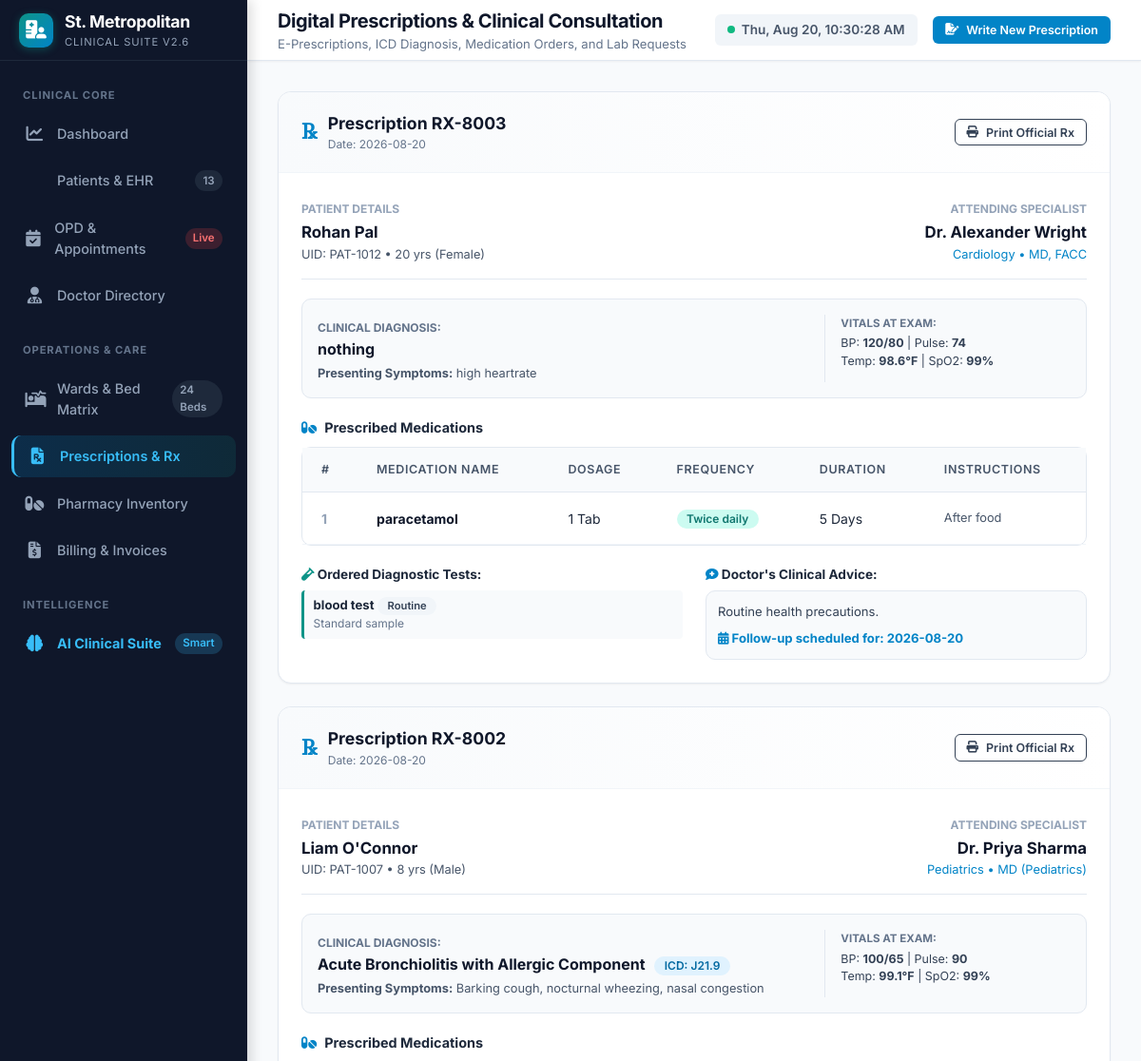
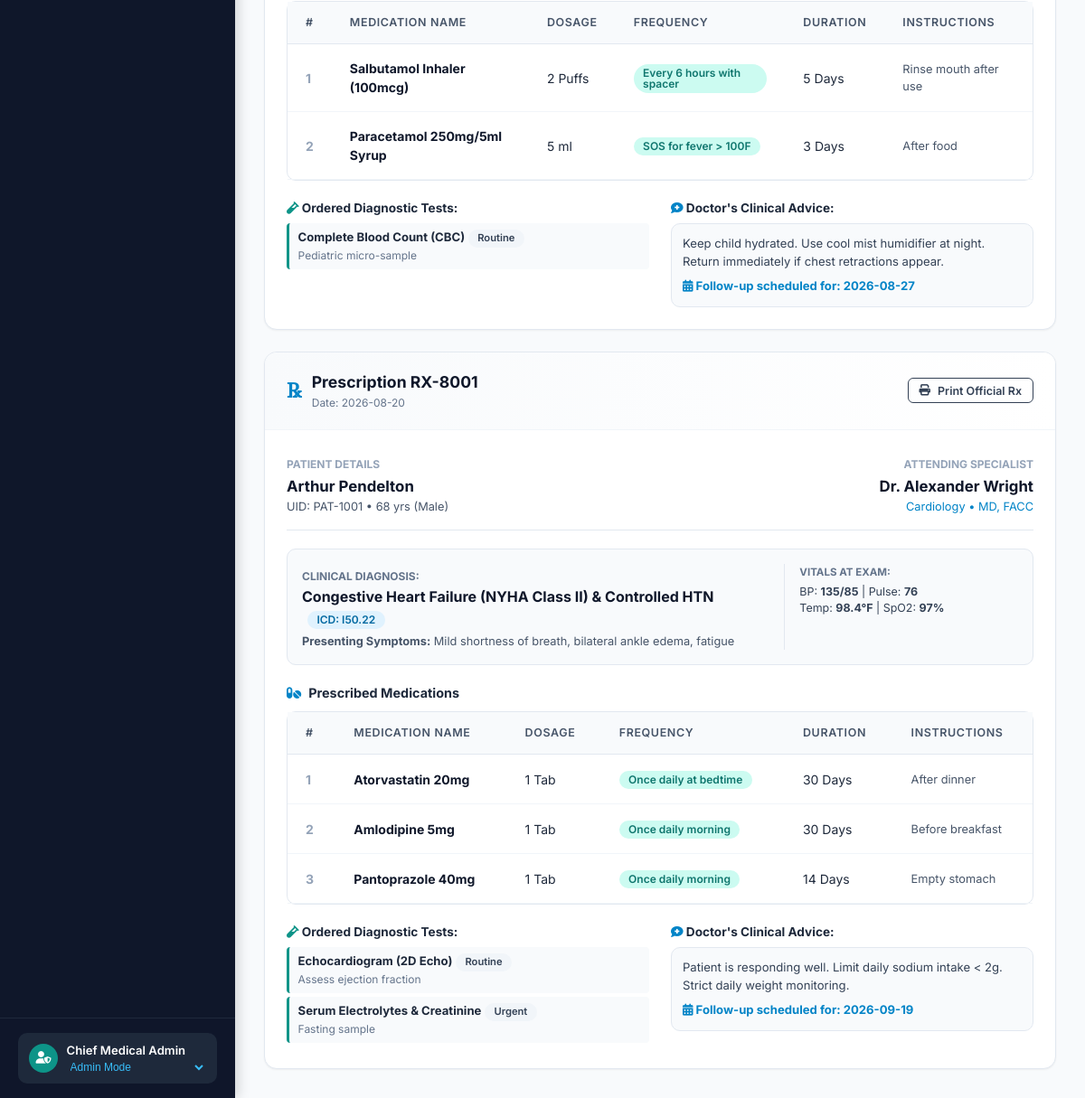
The page /prescriptions on the database its author committed (2 pictures, top to bottom).
### tables this page shows
CREATE TABLE prescriptions (
        id INTEGER PRIMARY KEY AUTOINCREMENT,
        prescription_uid TEXT UNIQUE NOT NULL,
        patient_id INTEGER NOT NULL,
        doctor_id INTEGER NOT NULL,
        appointment_id INTEGER,
        date TEXT NOT NULL,
        symptoms TEXT,
        diagnosis TEXT NOT NULL,
        icd_code TEXT,
        vitals TEXT, -- JSON
        medicines TEXT, -- JSON Array of medicines: [{name, dosage, frequency, duration, instructions}]
        lab_tests TEXT, -- JSON Array of lab tests: [{test_name, urgency, instructions}]
        doctor_notes TEXT,
        follow_up_date TEXT,
        created_at TIMESTAMP DEFAULT CURRENT_TIMESTAMP,
        FOREIGN KEY (patient_id) REFERENCES patients(id) ON DELETE CASCADE,
        FOREIGN KEY (doctor_id) REFERENCES doctors(id) ON DELETE CASCADE,
        FOREIGN KEY (appointment_id) REFERENCES appointments(id) ON DELETE SET NULL
    );

CREATE TABLE patients (
        id INTEGER PRIMARY KEY AUTOINCREMENT,
        patient_uid TEXT UNIQUE NOT NULL,
        name TEXT NOT NULL,
        age INTEGER NOT NULL,
        gender TEXT NOT NULL,
        blood_group TEXT,
        phone TEXT,
        email TEXT,
        address TEXT,
        emergency_contact_name TEXT,
        emergency_contact_phone TEXT,
        allergies TEXT,
        chronic_conditions TEXT,
        admission_status TEXT DEFAULT 'Outpatient', -- 'Outpatient', 'Admitted', 'Discharged', 'Emergency'
        bed_id INTEGER,
        created_at TIMESTAMP DEFAULT CURRENT_TIMESTAMP,
        FOREIGN KEY (bed_id) REFERENCES beds(id) ON DELETE SET NULL
    );

CREATE TABLE doctors (
        id INTEGER PRIMARY KEY AUTOINCREMENT,
        doctor_uid TEXT UNIQUE NOT NULL,
        name TEXT NOT NULL,
        department TEXT NOT NULL,
        specialization TEXT NOT NULL,
        qualification TEXT,
        experience_years INTEGER,
        room_number TEXT,
        phone TEXT,
        email TEXT,
        shift TEXT,
        consultation_fee REAL DEFAULT 50.0,
        status TEXT DEFAULT 'Available', -- 'Available', 'In Consultation', 'On Round', 'Off Duty'
        rating REAL DEFAULT 4.8
    );

### app.py (the view)
@app.get("/prescriptions", response_class=HTMLResponse)
async def prescriptions_page(request: Request, patient_id: Optional[int] = None, doctor_id: Optional[int] = None, appointment_id: Optional[int] = None):
    prescriptions = get_all_prescriptions(patient_id=patient_id)
    patients = get_all_patients()
    doctors = get_all_doctors()
    metrics = get_dashboard_metrics()
    return templates.TemplateResponse(
        request=request,
        name="prescriptions.html",
        context={
            "active_page": "prescriptions",
            "prescriptions": prescriptions,
            "patients": patients,
            "doctors": doctors,
            "preselected_patient": patient_id,
            "preselected_doctor": doctor_id,
            "appointment_id": appointment_id,
            "total_patients": metrics["total_patients"]
        }
    )

### templates/prescriptions.html (shortened to what this page needs)
{% extends "base.html" %}
{% block page_title %}Digital Prescriptions & Clinical Consultation{% endblock %}
{% block page_subtitle %}E-Prescriptions, ICD Diagnosis, Medication Orders, and Lab Requests{% endblock %}
{% block header_actions %}
<button class="btn btn-primary btn-sm" onclick="openModal('newPrescriptionModal')">
    <i class="fas fa-file-signature"></i> Write New Prescription
</button>
{% endblock %}
{% block content %}
<div style="display: grid; grid-template-columns: 1fr; gap: 1.5rem;">
    {% for rx in prescriptions %}
    <div class="card print-container">
        <div class="card-header" style="background: linear-gradient(90deg, #f8fafc, #ffffff);">
            <div>
                <div style="display:flex; align-items:center; gap:0.75rem;">
                    <span style="font-size:1.4rem; font-weight:800; color:var(--primary); font-family:serif;">℞</span>
                    <div>
                        <h3 style="font-size:1.1rem; font-weight:700; color:var(--slate-900);">Prescription {{ rx.prescription_uid }}</h3>
                        <div style="font-size:0.75rem; color:var(--slate-500);">Date: {{ rx.date }}</div>
                    </div>
                </div>
            </div>
            <div style="text-align:right;">
                <button class="btn btn-outline btn-sm no-print" onclick="window.print()">
                    <i class="fas fa-print"></i> Print Official Rx
                </button>
            </div>
        </div>
        <div class="card-body">
            <div style="display:grid; grid-template-columns: 1fr 1fr; gap:1.5rem; padding-bottom:1rem; border-bottom:1px solid var(--slate-200); margin-bottom:1.25rem;">
                <div>
                    <span style="font-size:0.75rem; color:var(--slate-400); text-transform:uppercase; font-weight:700;">Patient Details</span>
                    <div style="font-size:1.05rem; font-weight:700; color:var(--slate-900); margin-top:2px;">{{ rx.patient_name }}</div>
                    <div style="font-size:0.8rem; color:var(--slate-600);">UID: {{ rx.patient_uid }} • {{ rx.patient_age }} yrs ({{ rx.patient_gender }})</div>
                </div>
                <div style="text-align:right;">
                    <span style="font-size:0.75rem; color:var(--slate-400); text-transform:uppercase; font-weight:700;">Attending Specialist</span>
                    <div style="font-size:1.05rem; font-weight:700; color:var(--slate-900); margin-top:2px;">{{ rx.doctor_name }}</div>
                    <div style="font-size:0.8rem; color:var(--primary);">{{ rx.doctor_dept }} • {{ rx.doctor_qual }}</div>
                </div>
            </div>
            <div style="background:var(--slate-50); border:1px solid var(--slate-200); border-radius:var(--radius-md); padding:1rem; margin-bottom:1.25rem;">
                <div style="display:grid; grid-template-columns: 2fr 1fr; gap:1rem;">
                    <div>
                        <span style="font-size:0.75rem; color:var(--slate-500); font-weight:700; text-transform:uppercase;">Clinical Diagnosis:</span>
                        <div style="font-weight:700; font-size:1rem; color:var(--slate-900);">
                            {{ rx.diagnosis }}
                            {% if rx.icd_code %}
                            <span class="badge badge-primary" style="margin-left:6px;">ICD: {{ rx.icd_code }}</span>
                            {% endif %}
                        </div>
                        {% if rx.symptoms %}
                        <div style="font-size:0.8rem; color:var(--slate-600); margin-top:4px;">
                            <strong>Presenting Symptoms:</strong> {{ rx.symptoms }}
                        </div>
                        {% endif %}
                    </div>
                    {% if rx.vitals %}
                    <div style="border-left:1px solid var(--slate-200); padding-left:1rem; font-size:0.78rem;">
                        <span style="font-size:0.72rem; color:var(--slate-500); font-weight:700; text-transform:uppercase;">Vitals at Exam:</span>
                        <div style="margin-top:3px; color:var(--slate-700);">
                            BP: <strong>{{ rx.vitals.bp or '--' }}</strong> | Pulse: <strong>{{ rx.vitals.pulse or '--' }}</strong>
                        </div>
                        <div style="color:var(--slate-700);">
                            Temp: <strong>{{ rx.vitals.temp or '--' }}°F</strong> | SpO2: <strong>{{ rx.vitals.spo2 or '--' }}%</strong>
                        </div>
                    </div>
                    {% endif %}
                </div>
            </div>
            <div style="margin-bottom:1.25rem;">
                <h4 style="font-size:0.9rem; font-weight:700; color:var(--slate-800); margin-bottom:0.6rem; display:flex; align-items:center; gap:0.5rem;">
                    <i class="fas fa-pills" style="color:var(--primary);"></i> Prescribed Medications
                </h4>
                <div class="table-responsive">
                    <table class="clinical-table" style="background:#fff; border:1px solid var(--slate-200); border-radius:var(--radius-md);">
                        <thead>
                            <tr>
                                <th>#</th>
                                <th>Medication Name</th>
                                <th>Dosage</th>
                                <th>Frequency</th>
                                <th>Duration</th>
                                <th>Instructions</th>
                            </tr>
                        </thead>
                        <tbody>
                            {% for m in rx.medicines %}
                            <tr>
                                <td style="font-weight:700; color:var(--slate-400);">{{ loop.index }}</td>
                                <td><strong style="color:var(--slate-900);">{{ m.name }}</strong></td>
                                <td>{{ m.dosage }}</td>
                                <td><span class="badge badge-teal">{{ m.frequency }}</span></td>
                                <td>{{ m.duration }}</td>
                                <td style="color:var(--slate-600); font-size:0.8rem;">{{ m.instructions }}</td>
                            </tr>
                            {% endfor %}
                        </tbody>
                    </table>
                </div>
            </div>
            {% if rx.lab_tests or rx.doctor_notes %}
            <div style="display:grid; grid-template-columns: 1fr 1fr; gap:1.5rem; margin-top:1rem;">
                {% if rx.lab_tests %}
                <div>
                    <h5 style="font-size:0.85rem; font-weight:700; color:var(--slate-800); margin-bottom:0.4rem;">
                        <i class="fas fa-vial" style="color:var(--teal);"></i> Ordered Diagnostic Tests:
                    </h5>
                    <ul style="list-style:none; padding:0; font-size:0.82rem;">
                        {% for lt in rx.lab_tests %}
                        <li style="padding:0.4rem 0.6rem; background:var(--slate-50); border-radius:4px; margin-bottom:4px; border-left:3px solid var(--teal);">
                            <strong>{{ lt.test_name }}</strong> <span class="badge badge-slate" style="font-size:0.7rem;">{{ lt.urgency }}</span>
                            <div style="font-size:0.75rem; color:var(--slate-500);">{{ lt.instructions }}</div>
                        </li>
                        {% endfor %}
                    </ul>
                </div>
                {% endif %}
                <div>
                    <h5 style="font-size:0.85rem; font-weight:700; color:var(--slate-800); margin-bottom:0.4rem;">
                        <i class="fas fa-comment-medical" style="color:var(--primary);"></i> Doctor's Clinical Advice:
                    </h5>
                    <div style="font-size:0.82rem; color:var(--slate-700); background:var(--slate-50); padding:0.75rem; border-radius:var(--radius-md); border:1px solid var(--slate-200);">
                        {{ rx.doctor_notes or 'Routine health precautions.' }}
                        {% if rx.follow_up_date %}
                        <div style="margin-top:0.5rem; font-weight:700; color:var(--primary);">
                            <i class="fas fa-calendar-alt"></i> Follow-up scheduled for: {{ rx.follow_up_date }}
                        </div>
                        {% endif %}
                    </div>
                </div>
            </div>
            {% endif %}
        </div>
    </div>
    {% endfor %}
</div>
{% endblock %}

### static/css/styles.css (style rules this page uses)
:root { --primary: #0284c7; --primary-hover: #0369a1; --primary-light: #e0f2fe; --teal: #0d9488; --teal-hover: #0f766e; --teal-light: #ccfbf1; --success: #10b981; --success-light: #d1fae5; --warning: #f59e0b; --warning-light: #fef3c7; --danger: #ef4444; --danger-light: #fee2e2; --slate-900: #0f172a; --slate-800: #1e293b; --slate-700: #334155; --slate-600: #475569; --slate-500: #64748b; --slate-400: #94a3b8; --slate-200: #e2e8f0; --slate-100: #f1f5f9; --slate-50: #f8fafc; --white: #ffffff; --font-sans: 'Inter', -apple-system, BlinkMacSystemFont, "Segoe UI", Roboto, Oxygen, Ubuntu, Cantarell, sans-serif; --sidebar-width: 260px; --header-height: 64px; --radius-sm: 6px; --radius-md: 10px; --radius-lg: 14px; --radius-xl: 20px; --shadow-sm: 0 1px 2px 0 rgba(0, 0, 0, 0.05); --shadow-md: 0 4px 6px -1px rgba(0, 0, 0, 0.1), 0 2px 4px -1px rgba(0, 0, 0, 0.06); --shadow-lg: 0 10px 15px -3px rgba(0, 0, 0, 0.1), 0 4px 6px -2px rgba(0, 0, 0, 0.05); --shadow-xl: 0 20px 25px -5px rgba(0, 0, 0, 0.1), 0 10px 10px -5px rgba(0, 0, 0, 0.04); --transition: all 0.2s cubic-bezier(0.4, 0, 0.2, 1); }
* { box-sizing: border-box; margin: 0; padding: 0; }
body { font-family: var(--font-sans); background-color: #f8fafc; color: var(--slate-800); line-height: 1.5; -webkit-font-smoothing: antialiased; min-height: 100vh; display: flex; }
.btn { display: inline-flex; align-items: center; justify-content: center; gap: 0.5rem; padding: 0.55rem 1.1rem; font-size: 0.875rem; font-weight: 600; border-radius: var(--radius-md); border: 1px solid transparent; cursor: pointer; transition: var(--transition); text-decoration: none; font-family: inherit; }
.btn-primary { background-color: var(--primary); color: white; }
.btn-outline { background-color: transparent; border-color: var(--slate-300); color: var(--slate-700); }
.btn-sm { padding: 0.35rem 0.75rem; font-size: 0.78rem; border-radius: var(--radius-sm); }
.card { background-color: var(--white); border: 1px solid var(--slate-200); border-radius: var(--radius-lg); box-shadow: var(--shadow-sm); overflow: hidden; transition: var(--transition); }
.card-header { padding: 1.25rem 1.5rem; border-bottom: 1px solid var(--slate-100); display: flex; align-items: center; justify-content: space-between; }
.card-body { padding: 1.5rem; }
.badge { display: inline-flex; align-items: center; gap: 0.35rem; padding: 0.25rem 0.65rem; border-radius: 999px; font-size: 0.75rem; font-weight: 600; line-height: 1; }
.badge-primary { background-color: var(--primary-light); color: #0369a1; }
.badge-teal { background-color: var(--teal-light); color: #0f766e; }
.badge-slate { background-color: var(--slate-100); color: var(--slate-700); }
.table-responsive { width: 100%; overflow-x: auto; }
.clinical-table { width: 100%; border-collapse: separate; border-spacing: 0; text-align: left; font-size: 0.875rem; }
.clinical-table th { background-color: var(--slate-50); color: var(--slate-600); font-weight: 600; font-size: 0.78rem; text-transform: uppercase; letter-spacing: 0.05em; padding: 0.85rem 1.25rem; border-bottom: 1px solid var(--slate-200); }
.clinical-table td { padding: 1rem 1.25rem; border-bottom: 1px solid var(--slate-100); color: var(--slate-800); vertical-align: middle; }

### rows shown on the page
prescriptions: prescription_uid "RX-8003", date "2026-08-20", patient_name "Rohan Pal", patient_uid "PAT-1012", patient_age "20", patient_gender "Female", doctor_name "Dr. Alexander Wright", doctor_dept "Cardiology", doctor_qual "MD, FACC", diagnosis "nothing", symptoms "high heartrate", vitals "120/80", vitals "74", vitals "98.6", vitals "99", name "paracetamol", dosage "1 Tab", frequency "Twice daily", duration "5 Days", instructions "After food", test_name "blood test", urgency "Routine", instructions "Standard sample", doctor_notes "Routine health precautions.", follow_up_date "2026-08-20"
prescriptions: prescription_uid "RX-8002", date "2026-08-20", patient_name "Liam O'Connor", patient_uid "PAT-1007", patient_age "8", patient_gender "Male", doctor_name "Dr. Priya Sharma", doctor_dept "Pediatrics", doctor_qual "MD (Pediatrics)", diagnosis "Acute Bronchiolitis with Allergic Component", icd_code "J21.9", symptoms "Barking cough, nocturnal wheezing, nasal congestion", vitals "100/65", vitals "90", vitals "99.1", vitals "99", name "Salbutamol Inhaler (100mcg)" "Paracetamol 250mg/5ml Syrup", dosage "2 Puffs" "5 ml", frequency "Every 6 hours with spacer" "SOS for fever > 100F", duration "5 Days" "3 Days", instructions "Rinse mouth after use" "After food", test_name "Complete Blood Count (CBC)", urgency "Routine", instructions "Pediatric micro-sample", doctor_notes "Keep child hydrated. Use cool mist humidifier at night. Return immediately if chest retractions appear.", follow_up_date "2026-08-27"
prescriptions: prescription_uid "RX-8001", date "2026-08-20", patient_name "Arthur Pendelton", patient_uid "PAT-1001", patient_age "68", patient_gender "Male", doctor_name "Dr. Alexander Wright", doctor_dept "Cardiology", doctor_qual "MD, FACC", diagnosis "Congestive Heart Failure (NYHA Class II) & Controlled HTN", icd_code "I50.22", symptoms "Mild shortness of breath, bilateral ankle edema, fatigue", vitals "135/85", vitals "76", vitals "98.4", vitals "97", name "Atorvastatin 20mg" "Amlodipine 5mg" "Pantoprazole 40mg", dosage "1 Tab" "1 Tab" "1 Tab", frequency "Once daily at bedtime" "Once daily morning" "Once daily morning", duration "30 Days" "30 Days" "14 Days", instructions "After dinner" "Before breakfast" "Empty stomach", test_name "Echocardiogram (2D Echo)" "Serum Electrolytes & Creatinine", urgency "Routine" "Urgent", instructions "Assess ejection fraction" "Fasting sample", doctor_notes "Patient is responding well. Limit daily sodium intake < 2g. Strict daily weight monitoring.", follow_up_date "2026-09-19"

### other values the page prints
{{ total_patients or 10 }} "13"
